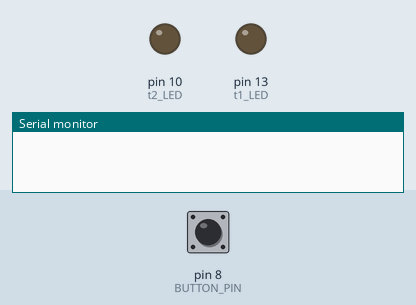
Recording of a sketch running on a simulated Arduino Uno, built with avr-gcc and run on an emulated ATmega328P. Parts: output pins drawn as LEDs (lit = HIGH), the last lines printed to the serial monitor. Inputs (shaded band) come from the test bench; at power-on: pin 8 (BUTTON_PIN) HIGH.

Above: at 1.2 s.
1.3 s: pin 8 (BUTTON_PIN) pulled LOW for 0.15 s
At 2.5 s:
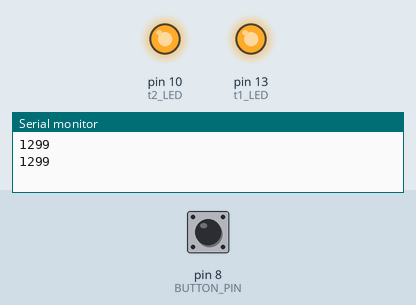
2.9 s: pin 8 (BUTTON_PIN) pulled LOW for 1 s
At 4.5 s:
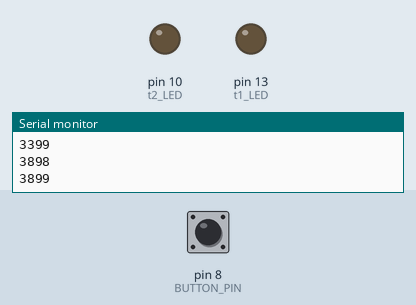
5.4 s: pin 8 (BUTTON_PIN) pulled LOW for 3.2 s
At 6.8 s:
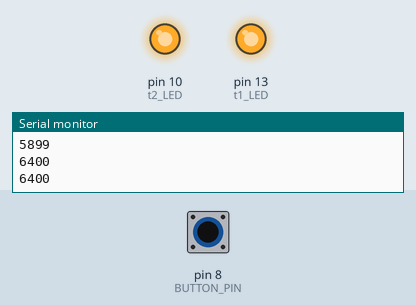
Timing chart, 0 to 10.1 s (numbered marks = the images above; inputs shaded):
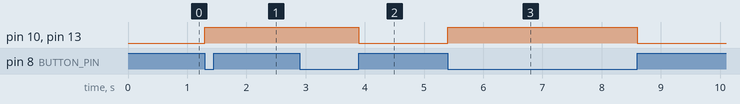

Measured:
- after the input at 1.3 s, pin 10 (t2_LED), pin 13 (t1_LED): LOW → HIGH at once
- after the input at 2.9 s, pin 10 (t2_LED), pin 13 (t1_LED): HIGH → LOW after 1.0 s
- after the input at 5.4 s, pin 10 (t2_LED), pin 13 (t1_LED): LOW → HIGH at once, → LOW 3.2 s later

The sketch:

Blink_millis_control_2LED.ino
```cpp
#define BUTTON_PIN 8

const int t1_LED = 13;
int on_off = 0;

const int t2_LED = 10;
int t_high = 0;

unsigned long t1_prev = 0;
const unsigned long t1_delay = 500;

unsigned long t2_prev = 0;
const unsigned long t2_delay = 500;

void setup() {
  pinMode(t1_LED, OUTPUT);
  pinMode(t2_LED, OUTPUT);
  Serial.begin(115200);
  pinMode(BUTTON_PIN, INPUT_PULLUP);
}

void loop() {
  byte buttonState = digitalRead(BUTTON_PIN);
  if(buttonState == LOW){
    unsigned long t1_now = millis();
    if(t1_now - t1_prev >= t1_delay){
      t1_prev = t1_now;
      on_off++;
      digitalWrite(t1_LED, on_off);
      Serial.println(t1_now);
    }
    unsigned long t2_now = millis();
    if(t2_now - t2_prev >= t2_delay){
      t2_prev = t2_now;
      t_high++;
      digitalWrite(t2_LED, t_high);
      Serial.println(t2_now);
    }
  }else{
    if (on_off>1) on_off = 0;
    digitalWrite(t1_LED, on_off);
    if (t_high>1) t_high = 0;
    digitalWrite(t2_LED, t_high);
  }
}
```
